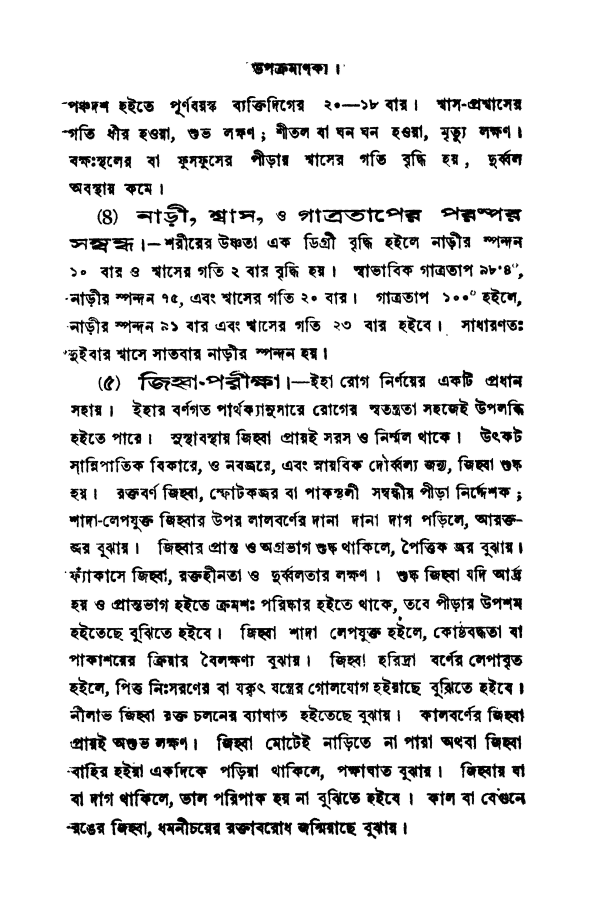
#> input picture grading_kit/heldout_pages/bk1_p052.png, 1187 x 1800 px, given as the content of the folder doc-agent-G14, which was not available (shown at 1/2 size)
$ jupyter execute --allow-errors eda.ipynb   (shell and % lines are left out)   (text cells are left out)
#> lines starting #> are read from the running program, lines starting #| are printed output that depends on the picture; pictures that were not available may be replaced by others from this repository, and a replacement may not be noted
[cell 1]
%cd doc-agent-G14

[cell 2]
import os
import re
import subprocess
import shutil
from pathlib import Path
from collections import Counter

import numpy as np
import pandas as pd
import matplotlib.pyplot as plt
from PIL import Image

pd.set_option("display.max_columns", 50)
plt.rcParams["figure.figsize"] = (10, 4)

[cell 3]
REPO_ROOT = Path.cwd()
while not (REPO_ROOT / "pyproject.toml").exists() and REPO_ROOT != REPO_ROOT.parent:
    REPO_ROOT = REPO_ROOT.parent

CORPUS_DIR = REPO_ROOT / "data" / "raw" / "bk2"
#> (the rest of this cell did not finish here and is left out)

[cell 4]
def run_tesseract(image_path: Path, *extra_args: str) -> subprocess.CompletedProcess:
    cmd = [TESSERACT_CMD, str(image_path), "stdout", "-l", LANG]
    if TESSDATA_DIR:
        cmd.extend(["--tessdata-dir", TESSDATA_DIR])
    cmd.extend(extra_args)
    return subprocess.run(cmd, capture_output=True, text=True, encoding="utf-8", errors="replace")


# quick sanity check
_sanity_files = sorted(CORPUS_DIR.glob("*.png"))
print(f"Found {len(_sanity_files)} PNG pages in {CORPUS_DIR}")
assert _sanity_files, "No PNGs found — check the corpus path."

[cell 5]
def image_metadata(path: Path) -> dict:
    with Image.open(path) as img:
        width, height = img.size
        dpi = img.info.get("dpi", (None, None))
        mode = img.mode
    return {
        "file": path.name,
        "width_px": width,
        "height_px": height,
        "aspect_ratio": round(width / height, 3) if height else None,
        "dpi_x": dpi[0],
        "dpi_y": dpi[1],
        "mode": mode,
        "filesize_kb": round(path.stat().st_size / 1024, 1),
    }


pages = sorted(CORPUS_DIR.glob("*.png"))
inv_df = pd.DataFrame([image_metadata(p) for p in pages]).sort_values("file").reset_index(drop=True)
#> in image_metadata, img is the input picture: PIL image 1187x1800 RGB; min 0, max 255, mean 226.1
#> inv_df = table of 1 rows and 8 columns
inv_df.head()
#> Out = table of 1 rows and 8 columns

[cell 6]
print(f"Total pages: {len(inv_df)}")
#| Total pages: 1
print(inv_df[["width_px", "height_px", "filesize_kb"]].describe())
#|        width_px  height_px  filesize_kb
#| count       1.0        1.0          1.0
#| mean     1187.0     1800.0        645.5
#| std         NaN        NaN          NaN
#| min      1187.0     1800.0        645.5
#| 25%      1187.0     1800.0        645.5
#| 50%      1187.0     1800.0        645.5
#| 75%      1187.0     1800.0        645.5
#| max      1187.0     1800.0        645.5

if inv_df["dpi_x"].notna().any():
    low_dpi = inv_df[inv_df["dpi_x"] < 300]
    print(f"\nPages with DPI metadata < 300: {len(low_dpi)} / {len(inv_df)}")
else:
    print("\nNo DPI metadata embedded in these PNGs (common — scanners often omit it).")

inv_df["width_px"].plot(kind="hist", bins=30, title="Page width (px) distribution")
plt.xlabel("width_px")
plt.show()
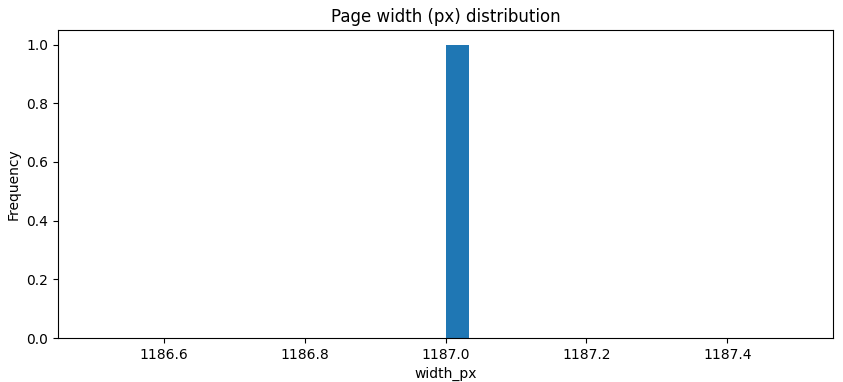
#> figure drawn by matplotlib, 1 panel; tallest bar 1 high, from x = 1187 to 1187

[cell 7]
import csv
import io
from tqdm import tqdm


def page_word_stats(path: Path) -> dict:
    result = run_tesseract(path, "tsv")
    if result.returncode != 0:
        return {"file": path.name, "word_count": 0, "mean_conf": np.nan, "error": result.stderr.strip()}

    words, confs = 0, []
    for row in csv.DictReader(io.StringIO(result.stdout), delimiter="\t"):
        if row.get("level") == "5" and row.get("text", "").strip():
            words += 1
            try:
                conf = float(row["conf"])
                if conf >= 0:  # tesseract uses -1 for n/a
                    confs.append(conf)
            except (KeyError, ValueError):
                pass
    return {
        "file": path.name,
        "word_count": words,
        "mean_conf": round(np.mean(confs), 1) if confs else np.nan,
        "error": None,
    }


#> (the rest of this cell did not finish here and is left out)

#> (a cell that did not finish here is left out)

[cell 9]
LAPLACIAN_KERNEL = np.array([[0, 1, 0], [1, -4, 1], [0, 1, 0]], dtype=np.float64)


def laplacian_variance(gray: np.ndarray) -> float:
    """2D convolution with a Laplacian kernel; variance of the result ~ 'sharpness'."""
    padded = np.pad(gray, 1, mode="edge")
    out = np.zeros_like(gray, dtype=np.float64)
    kh, kw = LAPLACIAN_KERNEL.shape
    for i in range(kh):
        for j in range(kw):
            if LAPLACIAN_KERNEL[i, j] == 0:
                continue
            out += LAPLACIAN_KERNEL[i, j] * padded[i : i + gray.shape[0], j : j + gray.shape[1]]
    return float(out.var())


def quality_metrics(path: Path) -> dict:
    with Image.open(path) as img:
        gray = np.asarray(img.convert("L"), dtype=np.float64)
    # downsample large pages for speed — blur/contrast are stable under this
    if gray.shape[0] > 1500:
        step = gray.shape[0] // 1500
        gray = gray[::step, ::step]
    return {
        "file": path.name,
        "sharpness": round(laplacian_variance(gray), 1),
        "brightness_mean": round(float(gray.mean()), 1),
        "contrast_std": round(float(gray.std()), 1),
    }


quality_df = pd.DataFrame([quality_metrics(p) for p in tqdm(pages)])
#> in laplacian_variance, `padded = np.pad(gray, 1, mode="edge")`:
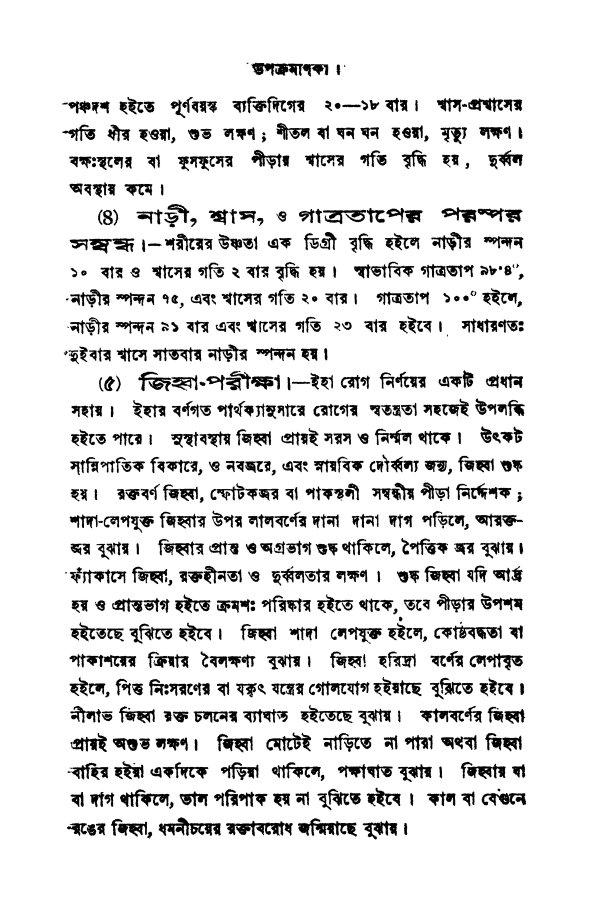
#> padded: shape (1802, 1189) float64 (shown at 1/2 size); min 0, max 255, mean 226.2
#> after the loop in laplacian_variance, `for i in range(kh):`:
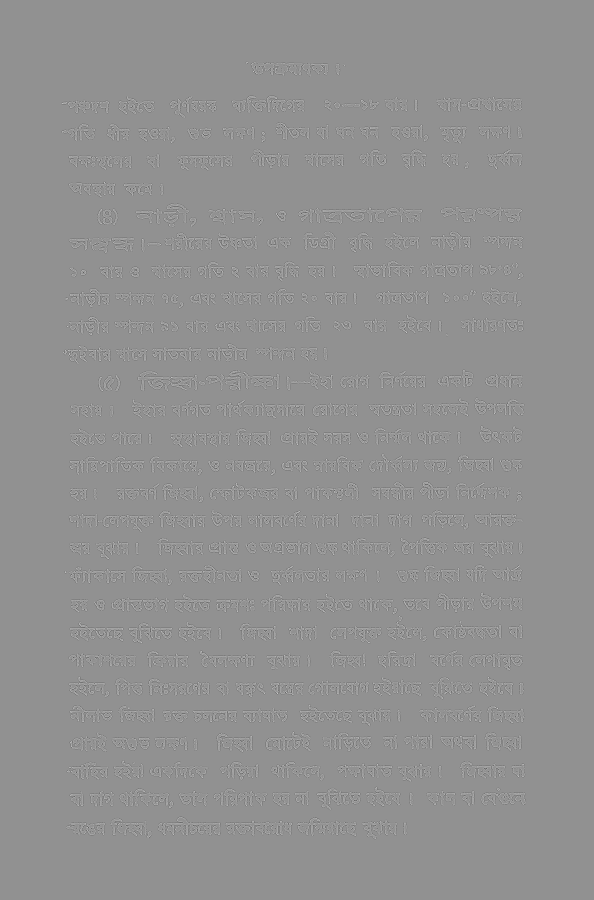
#> out: shape (1800, 1187) float64 (shown at 1/2 size); min -884, max 662, mean 0; drawn with min black and max white
#> quality_df = table of 1 rows and 4 columns
inv_df = inv_df.merge(quality_df, on="file", how="left")
#> inv_df = table of 1 rows and 11 columns

fig, axes = plt.subplots(1, 3, figsize=(15, 4))
inv_df["sharpness"].plot(kind="hist", bins=30, ax=axes[0], title="Sharpness (Laplacian var)")
inv_df["brightness_mean"].plot(kind="hist", bins=30, ax=axes[1], title="Brightness (mean pixel)")
inv_df["contrast_std"].plot(kind="hist", bins=30, ax=axes[2], title="Contrast (pixel std)")
plt.tight_layout()
plt.show()
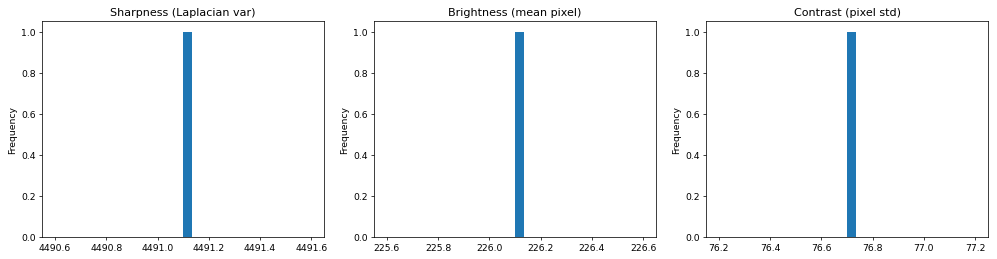
#> figure drawn by matplotlib, 3 panels; panel 1: tallest bar 1 high, from x = 4491.1 to 4491.1; panel 2: tallest bar 1 high, from x = 226.1 to 226.1; panel 3: tallest bar 1 high, from x = 76.7 to 76.73
